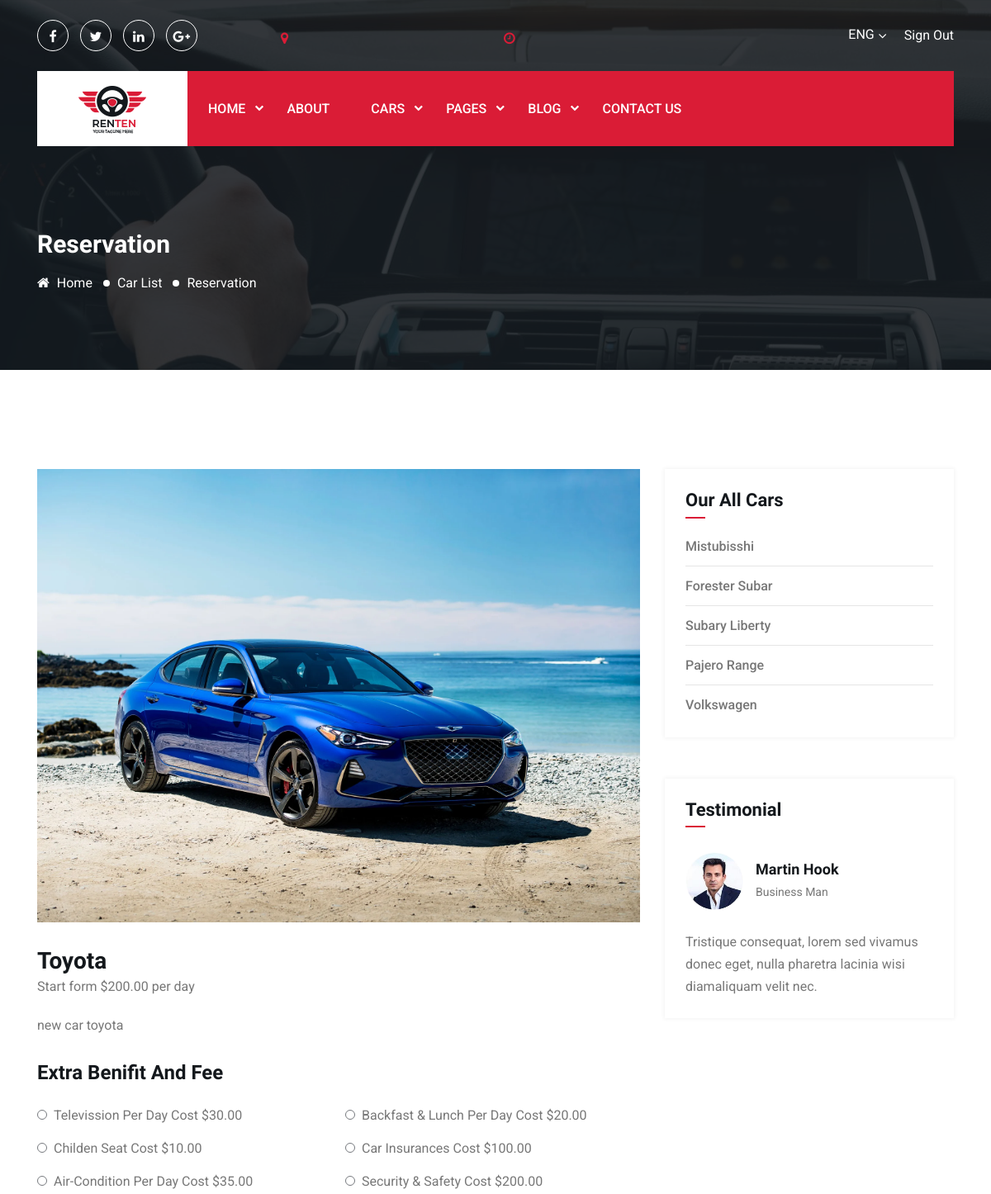
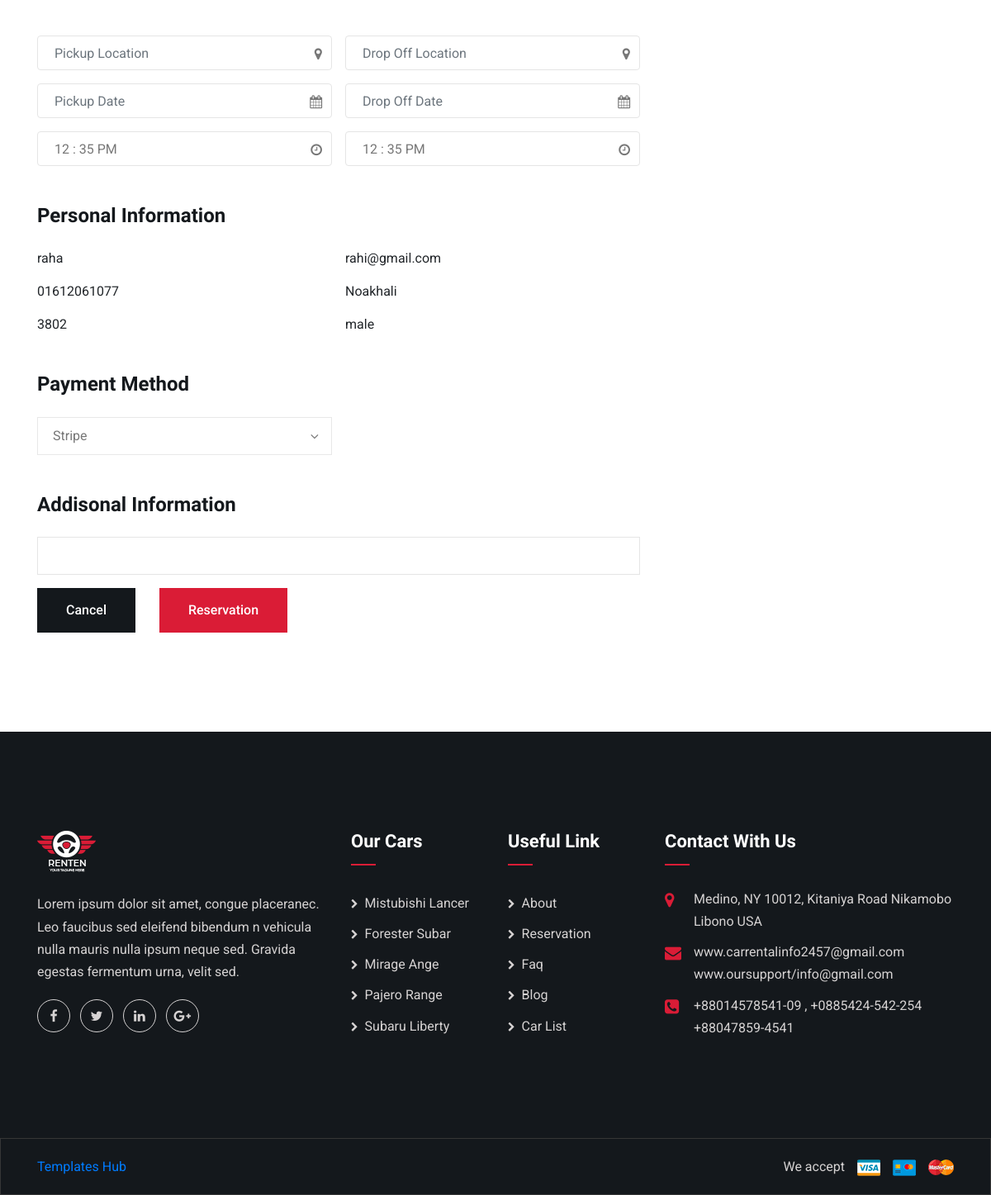
Screenshot of /reservation/add/1/ (signed in) with the database file from the repository (2 pictures, top to bottom).
### car/models.py (models this page shows, shortened)
class Car(models.Model):
    GEAR_CHOICES = (
        ('auto', 'Auto'),
        ('manula', 'Manual'),
    )
    name = models.CharField(max_length=100, blank=True, null=True)
    car_category = models.ManyToManyField(Category, related_name='car_category', blank=True)
    car_model = models.CharField(max_length=100, blank=True, null=True)
    description = models.TextField(blank=True, null=True)
    car_image = models.ImageField(upload_to='car', blank=True, null=True)
    car_mileage = models.PositiveIntegerField(blank=True, null=True)
    price_per_day = models.DecimalField(max_digits=9, decimal_places=2, blank=True, null=True)
    gear = models.CharField(max_length=10, choices=GEAR_CHOICES, default='auto', blank=True, null=True)
    created_at = models.DateTimeField(auto_now_add=True)
    updated_at = models.DateTimeField(auto_now=True)
    is_available = models.BooleanField(default=False, blank=True, null=True)

### booking/models.py (models this page shows)
class ExtraBenifit(models.Model):
    name = models.CharField(max_length=100, blank=True, null=True)
    cost = models.DecimalField(max_digits=9, decimal_places=2, blank=True, null=True)
    def __str__(self):
        return self.name

### accounts/models.py (models this page shows, shortened)
class User(AbstractBaseUser, PermissionsMixin):
    email = models.EmailField(max_length=254, unique=True, null=False)
    username = models.CharField(max_length=100, unique=True, null=False)
    phone = models.CharField(max_length=15, null=False)
    is_staff = models.BooleanField(
        ugettext_lazy('Staff Status'),
        default=False,
        help_text=ugettext_lazy('Designates whether the user can log in this site')
    )
    is_active = models.BooleanField(
        ugettext_lazy('Active'),
        default=True,
        help_text=ugettext_lazy(
            'Designate whether this user should be treated as 		active. unselect this instead of deleting accounts')
    )
    USERNAME_FIELD = 'email'
    REQUIRED_FIELDS = ['username', 'phone']
    objects = MyUserManager()

class UserProfile(models.Model):
    GENDER_CHOICES = (
        ('male', 'Male'),
        ('female', 'Female'),
    )
    user = models.OneToOneField(User, related_name='profile', on_delete=models.CASCADE)
    first_name = models.CharField(max_length=100, blank=True, null=True)
    last_name = models.CharField(max_length=100, blank=True, null=True)
    profile_image = models.ImageField(upload_to='profile/', blank=True, null=True)
    gender = models.CharField(max_length=10, choices=GENDER_CHOICES, default='male', null=True)
    address = models.TextField(blank=True, null=True)
    zipcode = models.CharField(max_length=10, blank=True, null=True)
    city = models.CharField(max_length=50, blank=True, null=True)
    country = models.CharField(max_length=50, blank=True, null=True)
    joined_at = models.DateField(auto_now_add=True)
    upated_at = models.DateField(auto_now=True)
    class Meta:
        verbose_name = "UserProfile"
        verbose_name_plural = "UserProfiles"

### booking/views.py (the view, shortened to what this page needs)
# urls.py: path('add/<int:pk>/', login_required(views.BookingView.as_view()), name='add_reservation'),
class BookingView(LoginRequiredMixin, CreateView):
    def get(self, request, *args, **kwargs):
        context = {
            'car': Car.objects.get(pk=self.kwargs['pk']),
            'benifits': ExtraBenifit.objects.all()
        }
        return render(request, "booking/reservation.html", context)

### templates/booking/reservation.html (shortened to what this page needs)
{% extends 'base.html' %} {% load static %} {% block main %}
<section
  class="inner-page-banner bg_img overlay-3"
  data-background="{% static 'images/inner-page-bg.jpg' %}"
>
  <div class="container">
    <div class="row">
      <div class="col-md-12">
        <h2 class="page-title">reservation</h2>
        <ol class="page-list">
          <li>
            <a href="index.html"><i class="fa fa-home"></i> Home</a>
          </li>
          <li><a href="#0">car list</a></li>
          <li>reservation</li>
        </ol>
      </div>
    </div>
  </div>
</section>
<section class="reservation-section pt-120 pb-120">
  <div class="container">
    <div class="row">
      <div class="col-lg-8">
        <div class="reservation-details-area">
          <div class="thumb">
            <img src="{{ car.car_image.url }}" alt="images" />
          </div>
          <div class="content">
            <div class="content-block">
              <h3 class="car-name">{{ car.name }}</h3>
              <span class="price"
                >Start form ${{ car.price_per_day }} per day</span
              >
              <p>{{ car.description }}</p>
            </div>
            <form
              class="reservation-form"
              action="{% url 'booking:add_reservation' pk=car.pk %}"
              method="POST"
            >
              <div class="content-block">
                <h3 class="title">extra benifit and fee</h3>
                <div class="row">
                  {% for benifit in benifits %}
                  <div class="col-lg-6">
                    <div class="form-group form-check">
                      <label class="form-check-label" for="{{ benifit.id }}"
                        >{{ benifit.name }} Cost ${{ benifit.cost }}
                      </label>
                    </div>
                  </div>
                  {% endfor %}
                </div>
                <div style="margin-top: 30px;" class="row">
                  <div class="form-group col-md-6">
                    <i class="fa fa-map-marker"></i>
                    <input name="pickup" class="form-control has-icon" type="text" placeholder="Pickup Location">
                  </div>
                  <div class="form-group col-md-6">
                    <i class="fa fa-map-marker"></i>
                    <input name="dropoff" class="form-control has-icon" type="text" placeholder="Drop Off Location">
                  </div>
                  <div class="form-group col-md-6">
                    <i class="fa fa-calendar"></i>
                    <input name="pickupdate" type='text' class='form-control has-icon datepicker-here' data-language='en' placeholder="Pickup Date">
                  </div>
                  <div class="form-group col-md-6">
                    <i class="fa fa-calendar"></i>
                    <input name="dropoffdate" type='text' class='form-control has-icon datepicker-here' data-language='en' placeholder="Drop Off Date">
                  </div>
                  <div class="form-group col-md-6">
                    <i class="fa fa-clock-o"></i>
                    <input type="text" name="picktime" class="form-control has-icon timepicker" placeholder="Pickup Time">
                  </div>
                  <div class="form-group col-md-6">
                    <i class="fa fa-clock-o"></i>
                    <input type="text" name="droptime" class="form-control has-icon timepicker" placeholder="Drop Off Time">
                  </div>
                </div>
              </div>
              <div class="content-block">
                <h3 class="title">personal information</h3>
                <div class="row">
                  <div class="col-lg-6 form-group">
                    {{ request.user.username }}
                  </div>
                  <div class="col-lg-6 form-group">
                    {{ request.user.email }}
                  </div>
                  <div class="col-lg-6 form-group">
                    {{ request.user.phone }}
                  </div>
                  <div class="col-lg-6 form-group">
                    {{ request.user.profile.city }}
                  </div>
                  <div class="col-lg-6 form-group">
                    {{ request.user.profile.zipcode }}
                  </div>
                  <div class="col-lg-6 form-group">
                    {{ request.user.profile.gender }}
                  </div>
                </div>
              </div>
              <div class="content-block">
                <h3 class="title">payment method</h3>
                <div class="row">
                  <div class="col-lg-6 form-group">
                  </div>
                </div>
              </div>
              <div class="content-block">
                <h3 class="title">addisonal information</h3>
                <div class="row">
                  <div class="col-lg-12 form-group">
                    <input name="addinfo" type="text"></input>
                  </div>
                  <div class="col-lg-12">
                    <button type="reset" class="cmn-btn bg-black">
                      Cancel
                    </button>
                    <button type="submit" class="cmn-btn">reservation</button>
                  </div>
                </div>
              </div>
            </form>
          </div>
        </div>
      </div>
      <div class="col-lg-4">
        <aside class="sidebar">
          <div class="widget widget-all-cars">
            <h4 class="widget-title">our all cars</h4>
            <ul class="cars-list">
              <li><a href="#0">mistubisshi</a></li>
              <li><a href="#0">forester subar</a></li>
              <li><a href="#0">subary liberty</a></li>
              <li><a href="#0">pajero range</a></li>
              <li><a href="#0">volkswagen</a></li>
            </ul>
          </div>
          <div class="widget widget-testimonial">
            <h4 class="widget-title">testimonial</h4>
            <div class="widget-body">
              <div class="testimonial-slider owl-carousel">
                <div class="testimonial-item">
                  <div class="testimonial-item--header">
                    <div class="thumb">
                      <img
                        src="{% static 'images/testimonial/1.jpg' %}"
                        alt="image"
                      />
                    </div>
                    <div class="content">
                      <h6 class="name">martin hook</h6>
                      <span class="designation">business man</span>
                    </div>
                  </div>
                  <div class="testimonial-item--body">
                    <p>
                      Tristique consequat, lorem sed vivamus donec eget, nulla
                      pharetra lacinia wisi diamaliquam velit nec.
                    </p>
                  </div>
                </div>
              </div>
            </div>
          </div>
        </aside>
      </div>
    </div>
  </div>
</section>
{% endblock main%}

### rows the page displays
Car: car_image (picture), name "Toyota", price_per_day "200.00", description "new car toyota"
ExtraBenifit: name "Televission Per Day", cost "30.00"
ExtraBenifit: name "Backfast & Lunch Per Day", cost "20.00"
ExtraBenifit: name "Childen Seat", cost "10.00"
ExtraBenifit: name "Car Insurances", cost "100.00"
ExtraBenifit: name "Air-Condition Per Day", cost "35.00"
ExtraBenifit: name "Security & Safety", cost "200.00"
User: user.username "raha", user.email "rahi@gmail.com", user.phone "01612061077", user.profile.city "Noakhali", user.profile.zipcode "3802", user.profile.gender "male"
